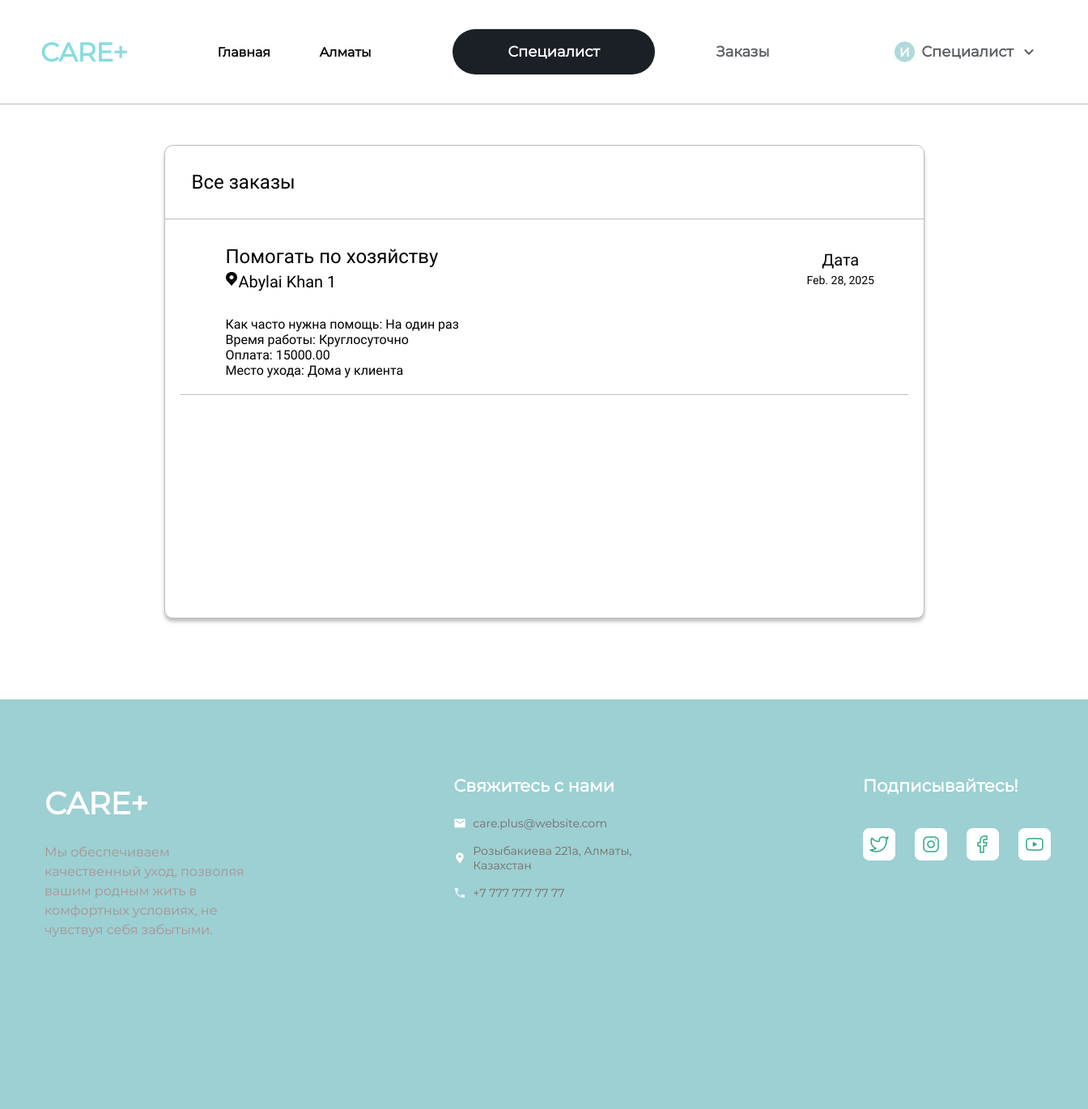
Screenshot of /all_orders/ (signed in) with the database file from the repository.
### care_app/models.py (models this page shows, shortened)
class CustomUser(AbstractBaseUser, PermissionsMixin):
    SEX_CHOICES = [
        ('Male', 'Male'),
        ('Female', 'Female'),
    ]
    TYPE_CHOICES = [
        ('Specialist', 'Specialist'),
        ('Client', 'Client'),
    ]
    phone = models.CharField(max_length=15, unique=True)
    email = models.EmailField(unique=True)
    name = models.CharField(max_length=50)
    surname = models.CharField(max_length=50)
    birthday = models.DateField()
    sex = models.CharField(max_length=6, choices=SEX_CHOICES)
    user_type = models.CharField(max_length=10, choices=TYPE_CHOICES, default='Client')
    is_active = models.BooleanField(default=True)
    is_staff = models.BooleanField(default=False)
    profile_picture = models.FileField(upload_to='profile_pictures/', null=True, blank=True, validators=[FileExtensionValidator(allowed_extensions=['jpeg','jpg','png'])])
    document = models.FileField(upload_to='documents/', null=True, blank=True, validators=[FileExtensionValidator(allowed_extensions=['jpeg','jpg','png', 'pdf'])])
    objects = CustomUserManager()
    USERNAME_FIELD = 'phone'
    REQUIRED_FIELDS = ['email', 'name', 'surname', 'birthday', 'sex']

class Order(models.Model):
    author = models.ForeignKey(settings.AUTH_USER_MODEL, on_delete=models.CASCADE, related_name='orders', null=True, blank=True)
    task_name = models.CharField(max_length=255, verbose_name="Название задачи")
    help_for = models.CharField(max_length=50, verbose_name="Кому нужна помощь?")
    gender = models.CharField(max_length=10, verbose_name="Пол клиента")
    age = models.PositiveIntegerField(verbose_name="Возраст", null=True, blank=True)
    weight = models.FloatField(verbose_name="Вес (кг)", null=True, blank=True)
    height = models.FloatField(verbose_name="Рост (см)", null=True, blank=True)
    health_issues = models.TextField(verbose_name="Особенности здоровья", blank=True, null=True)
    mobility = models.CharField(max_length=50, verbose_name="Как передвигается?", blank=True)
    care_location = models.CharField(max_length=50, verbose_name="Место ухода", blank=True)
    frequency = models.CharField(max_length=100, verbose_name="Как часто нужна помощь?", blank=True)
    working_hours = models.CharField(max_length=100, verbose_name="Время работы", blank=True)
    start_date = models.DateField(verbose_name="Когда нужна услуга", blank=True, null=True)
    address = models.TextField(verbose_name="Адрес выполнения работы", blank=True)
    payment_min = models.DecimalField(max_digits=10, decimal_places=2, verbose_name="Минимальная оплата", null=True, blank=True)
    payment_max = models.DecimalField(max_digits=10, decimal_places=2, verbose_name="Максимальная оплата", null=True, blank=True)
    additional_notes = models.TextField(verbose_name="Пожелания к заказу", blank=True)
    phone = models.CharField(max_length=20, verbose_name="Номер телефона")
    full_name = models.CharField(max_length=100, verbose_name="Имя и фамилия клиента")
    created_at = models.DateTimeField(auto_now_add=True)
    updated_at = models.DateTimeField(auto_now=True)
    status = models.CharField(
        max_length=40,
        verbose_name="Статус",
        choices=[
            ('В ожидании', 'В ожидании'),
            ('Принято', 'Принято'),
            ('Выполнено', 'Выполнено'),
        ],
        default='В ожидании'
    )

### care_app/views.py (the view)
# urls.py: path('all_orders/', views.all_orderds, name='all_orders'),
def all_orderds(request):
    task_name = request.GET.get('task_name')
    if task_name:
        orders = Order.objects.filter(status='В ожидании', task_name=task_name).exclude(author=request.user)
    else:
        orders = Order.objects.filter(status='В ожидании').exclude(author=request.user)
    return render(request, 'all_orders.html', {'orders': orders, 'task_name': task_name})

### care_app/templates/all_orders.html (shortened to what this page needs)
{% load static %}
<!DOCTYPE html>
<html lang="en">
<head>
    <link rel="stylesheet" href="{% static 'care_app/header.css' %}">
    <link rel="stylesheet" href="{% static 'care_app/all_orders.css' %}">
</head>
<body>
    {% include 'header.html' %}
    <div class='content'><div class='block'>
        <div class='top'>
            {% if task_name %}
            <p>Заказы по - {{task_name}}</p>
            {% else %}
            <p>Все заказы</p>
            {% endif %}
        </div>
        {% for order in orders %}
        <a href='/order/{{order.id}}' style='text-decoration:none;color:inherit;'><div class='order'>
            <div class='texts'>
                <p class='not-top'>{{order.task_name}}</p>
                <div style='display:flex;'><img src="{% static 'images/mark.png'%}"><p class='not-bot'>{{order.address}}</p></div>
            </div>
            <div class='dates'>
                <p class='data'>Дата</p>
                <p>{{order.start_date}}</p>
            </div>
        </div>
        <div class='additional-info'>
            <div class='add-info'>
                <p class='add-info-p'>Как часто нужна помощь:  {{order.frequency}}</p>
                <p class='add-info-p'>Время работы:  {{order.working_hours}}</p>
                <p class='add-info-p'>Оплата:  {{order.payment_min}}</p>
                <p class='add-info-p'>Место ухода:  {{order.care_location}}</p>
            </div>
        </div>
    </a>
        <div class='horizontal'><div></div></div>
        {% endfor %}
    </div></div>
    {% include 'footer.html' %}
</body>

### care_app/templates/header.html (shortened to what this page needs)
{% load static %}
<header class='header'>
    <div class='header-content'>
        <a href='/' style='text-decoration:none;color:inherit;'>
            <div class='header-logo'>CARE+</div><a>
        <a href='/' style='text-decoration:none;color:black;'>
            <p class='header-text'>Главная</p></a>
        <p class='header-text'>Алматы</p>
        {% if user.is_authenticated %}
            {% if request.user.user_type == 'Client' %}
                <a href='/create_order' style='text-decoration:none;color:black;'>
                    <div class='header-client'>Создать заказ</div></a>
                <a href="/my_orders" style='text-decoration:none;color:black;'>
                    <div class='header-spec'>Мои заказы</div></a>
            {% else %}
                <a href='/' style='text-decoration:none;color:black;'>
                    <div class='header-client'>Специалист</div></a>
                <a href="/all_orders" style='text-decoration:none;color:black;'>
                    <div class='header-spec'>Заказы</div></a>
            {% endif %}
            <a id='dropdown-trigger' href='/profile' style='text-decoration:none; color: inherit;'>
                <div class='header-guest'>
                    <img id='user-circle' src="{% static 'images/user-header.png' %}">
                    <span id='header-user-name'>{{user.name}}</span>
                    <img id='dropdown' src="{% static 'images/header-dropdown.png' %}"></div></a>
        {% endif %}
    </div>
</header>

### static/care_app/header.css (style rules this page uses)
.header { font-family: Monsterrat; height: 128px; width: 95%; border-bottom: 1px solid rgba(191, 190, 190, 1); display: flex; align-items: center; padding-right: 5%; }
.header-content { display: flex; flex-direction: row; align-items: center; justify-content: space-between; width: 100%; }
.header-logo { color: rgba(135, 220, 223, 1); font-weight: 600; font-size: 38px; margin-left: 98px; margin-right: 59.33px; cursor: pointer; }
.header-text { font-weight: 600; font-size: 16px; margin-right: 25px; cursor: pointer; }
.header-client { background-color: rgba(27, 31, 38, 1); color: white; font-weight: 600; font-size: 21px; height: 56px; width: 294px; display: flex; justify-content: center; align-items: center; margin-left: 66.33px; margin-right: 72px; border-radius: 100px; cursor: pointer; }
.header-spec { color: rgba(27, 31, 38, 0.72); font-weight: 600; font-size: 21px; text-align: center; cursor: pointer; }
.header-guest { display: flex; align-items: center; font-size: 16px; font-weight: 600; color: rgba(27, 31, 38, 0.72); margin-left: 99.33px; gap: 8px; cursor: pointer; }
#dropdown { padding-left: 5px; }
@media screen and (max-width: 1440px) { .header-logo { font-size: 32px; margin-left: 50px; margin-right: 40px; } }
@media screen and (max-width: 1440px) { .header-client { font-size: 18px; width: 250px; margin-left: 40px; margin-right: 40px; } }
@media screen and (max-width: 1440px) { .header-spec, .header-guest { font-size: 18px; } }

### static/care_app/all_orders.css (style rules this page uses)
body { overflow-x: hidden; width: 100%; margin: 0; }
.content { font-family: Roboto; margin-top: 50px; display: flex; justify-content: center; }
.block { font-family: Roboto; position: relative; border-radius: 10px; box-shadow: 0px 4px 4px 0px rgba(0, 0, 0, 0.25); border: 1px solid rgba(191, 190, 190, 1); background: rgba(255, 255, 255, 1); width: 937px; height: 583px; border-radius: 10px; overflow-y: scroll; }
.block p { margin: 0; }
.top { width: 100%; height: 90px; display: flex; align-items: center; border-bottom: 1px solid rgba(191, 190, 190, 1); }
.top p { margin-left: 33px; font-size: 24px; font-weight: 400; }
.order { height: 120px; width: 100%; display: flex; align-items: center; }
.horizontal { display: flex; justify-content: center; }
.horizontal div { height: 1px; width: 899px; background-color: rgba(191, 190, 190, 1); }
.texts { display: flex; flex-direction: column; justify-content: center; overflow-x: hidden; width: 700px; margin-left: 75px; gap: 5px; }
.texts img { height: 17px; width: 14px; margin-right: 2px; }
.not-top { font-weight: 400; font-size: 24px; }
.not-bot { font-weight: 400; font-size: 20px; }
.dates { display: flex; flex-direction: column; justify-content: center; margin-left: 18px; gap: 5px; align-items: center; }
.dates p { font-size: 14px; }
p.data { font-size: 20px; }
.add-info { margin-left: 75px; margin-bottom: 20px; }
@media screen and (max-width: 1440px) { .content { display: flex; flex-direction: column; align-items: center; } }

### rows the page displays
CustomUser: name "Специалист"
Order: task_name "Помогать по хозяйству", address "Abylai Khan 1", start_date "Feb. 28, 2025", frequency "На один раз", working_hours "Круглосуточно", payment_min "15000.00", care_location "Дома у клиента"
